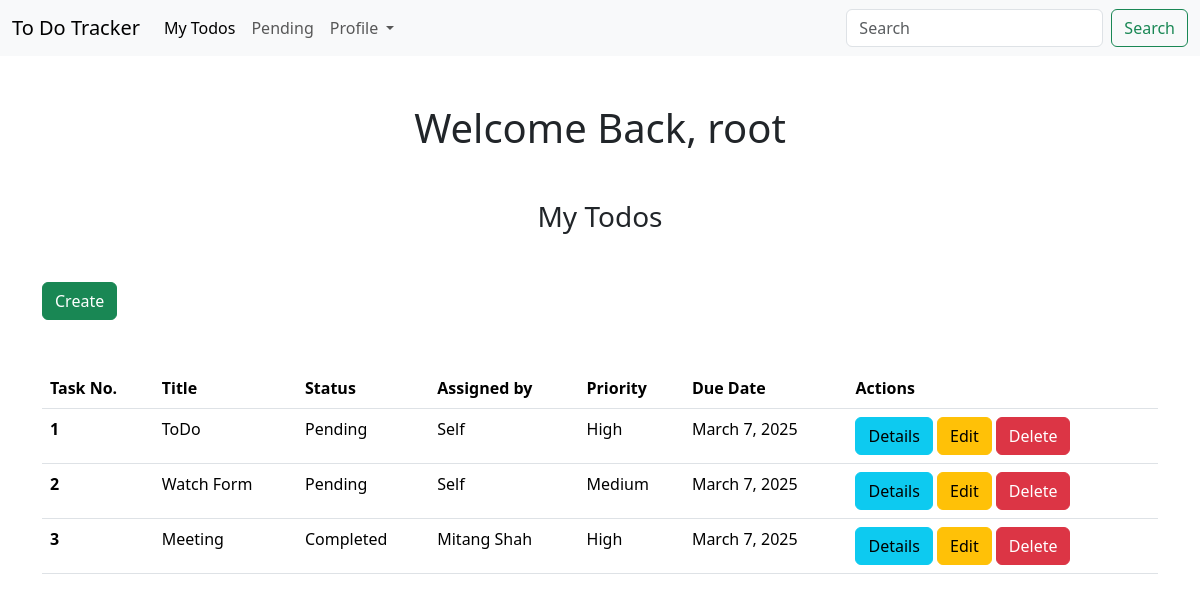
The app's page / (signed in), older data.
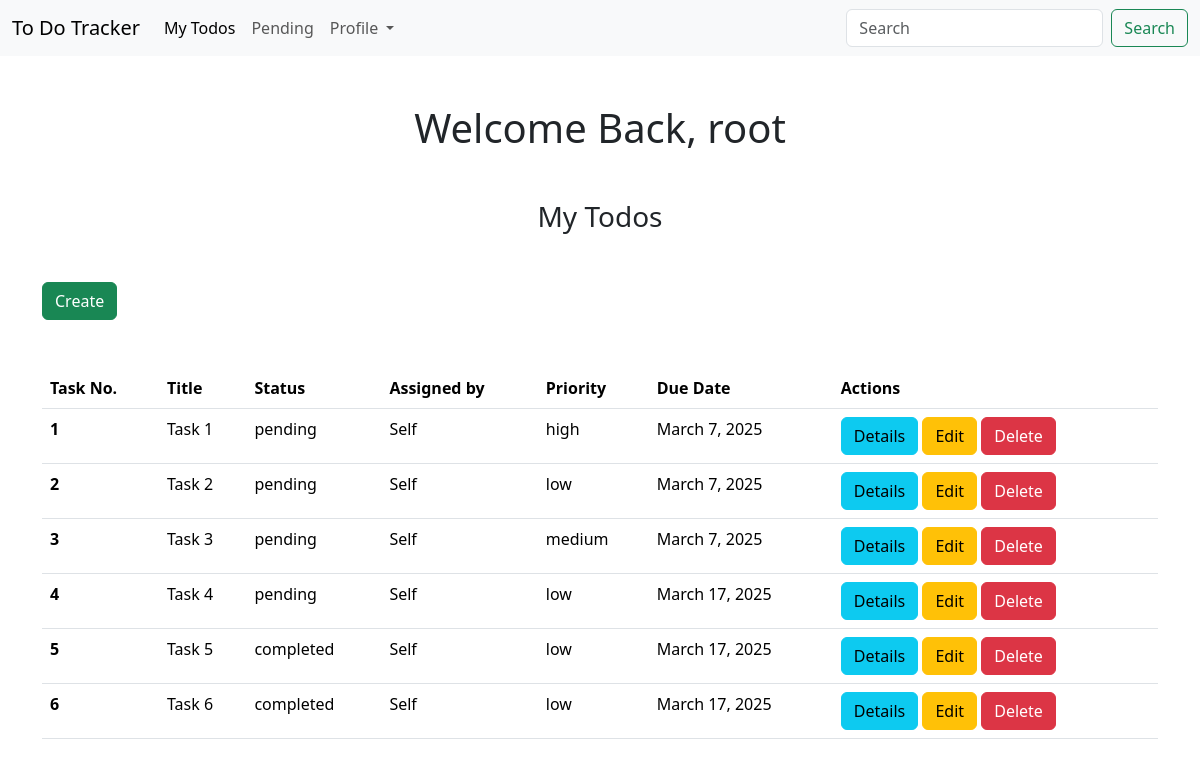
The same page, newer data.
### app/models.py (models this page shows, shortened)
class TodoList(models.Model):
    priority_choice = (
        ('high', 'High'),
        ('low', 'Low'),
        ('medium', 'Medium')
    )
    status_choice = (
        ('pending', 'Pending'),
        ('completed', 'Completed')
    )
    title=models.CharField(max_length=100)
    description=models.TextField()
    due_date=models.DateField()
    priority=models.CharField(max_length=6, choices=priority_choice)
    status=models.CharField(max_length=9, choices=status_choice)
    assigned_by=models.CharField(max_length=40)
    created_at=models.DateTimeField(auto_now_add=True)
    def read_all(cls):
        return cls.objects.all()

### app/views.py (the view)
# urls.py: path('', my_todos, name='my_todos'),
@login_required(login_url='login')
def my_todos(request):
    tasks = TodoList.read_all(TodoList)
    return render(request, 'app/my_todos.html', {'todo_list': tasks})

### app/templates/app/my_todos.html
{% extends 'app/base.html' %} {% block content %}
<h1 class="d-flex justify-content-center align-items-center mt-5">
  {% block page %} Welcome Back, {{request.user}} {% endblock page %}
</h1>
<h3 class="d-flex justify-content-around align-items-center mt-5 mb-5">
  {% block title%} My Todos {% endblock title %}
</h3>
<a class="btn btn-success mb-5" href="{% url 'create_todo' %}"> Create </a>
<table class="table">
  <thead>
    <tr>
      <th scope="col">Task No.</th>
      <th scope="col">Title</th>
      <th scope="col">Status</th>
      <th scope="col">Assigned by</th>
      <th scope="col">Priority</th>
      <th scope="col">Due Date</th>
      <th scope="col">Actions</th>
    </tr>
  </thead>
  <tbody>
    {% for task in todo_list %}
    <tr>
      <th scope="row">{{forloop.counter}}</th>
      <td>{{task.title}}</td>
      <td>{{task.status}}</td>
      <td>{{task.assigned_by}}</td>
      <td>{{task.priority}}</td>
      <td>{{task.due_date}}</td>
      <td>
        <a class="btn btn-info" href="{% url 'details' task.id %}"> Details </a>
        <a class="btn btn-warning" href="{% url 'update' task.id %}"> Edit </a>
        <a class="btn btn-danger" href="{% url 'delete' task.id %}"> Delete </a>
      </td>
    </tr>
    {% endfor %}
  </tbody>
</table>
{% endblock content %}

### app/templates/app/base.html (shortened to what this page needs)
<!DOCTYPE html>
{% load crispy_forms_tags %}
<html>
  <head>
    <link
      href="https://cdn.jsdelivr.net/npm/bootstrap@5.3.3/dist/css/bootstrap.min.css"
      rel="stylesheet"
    />
  </head>
  <body>
    {% include 'app/navbar.html' %}
    <div class="container">{% block content %} {% endblock content %}</div>
  </body>
</html>

### app/templates/app/navbar.html (shortened to what this page needs)
<nav class="navbar navbar-expand-lg bg-body-tertiary">
  <div class="container-fluid">
    <a class="navbar-brand" href="#">To Do Tracker</a>
    <div class="collapse navbar-collapse" id="navbarSupportedContent">
      <ul class="navbar-nav me-auto mb-2 mb-lg-0">
        <li class="nav-item">
          <a
            class="nav-link active"
            aria-current="page"
            href="{% url 'my_todos' %}"
            >My Todos</a
          >
        </li>
        <li class="nav-item">
          <a class="nav-link" href="{% url 'pending_todos' %}">Pending</a>
        </li>
        <li class="nav-item dropdown">
          <a
            class="nav-link dropdown-toggle"
            href="#"
            role="button"
            data-bs-toggle="dropdown"
            aria-expanded="false"
          >
            Profile
          </a>
        </li>
      </ul>
      <form class="d-flex" role="search">
        <input
          class="form-control me-2"
          type="search"
          placeholder="Search"
          aria-label="Search"
        />
        <button class="btn btn-outline-success" type="submit">Search</button>
      </form>
    </div>
  </div>
</nav>

Row changes from the older to the newer data that the page shows:
removed TodoList: title "ToDo", status "Pending", assigned_by "Self", priority "High", due_date "March 7, 2025"
removed TodoList: title "Watch Form", status "Pending", assigned_by "Self", priority "Medium", due_date "March 7, 2025"
removed TodoList: title "Meeting", status "Completed", assigned_by "Mitang Shah", priority "High", due_date "March 7, 2025"
added TodoList: title "Task 1", status "pending", assigned_by "Self", priority "high", due_date "March 7, 2025"
added TodoList: title "Task 2", status "pending", assigned_by "Self", priority "low", due_date "March 7, 2025"
added TodoList: title "Task 3", status "pending", assigned_by "Self", priority "medium", due_date "March 7, 2025"
added TodoList: title "Task 4", status "pending", assigned_by "Self", priority "low", due_date "March 17, 2025"
added TodoList: title "Task 5", status "completed", assigned_by "Self", priority "low", due_date "March 17, 2025"
added TodoList: title "Task 6", status "completed", assigned_by "Self", priority "low", due_date "March 17, 2025"
